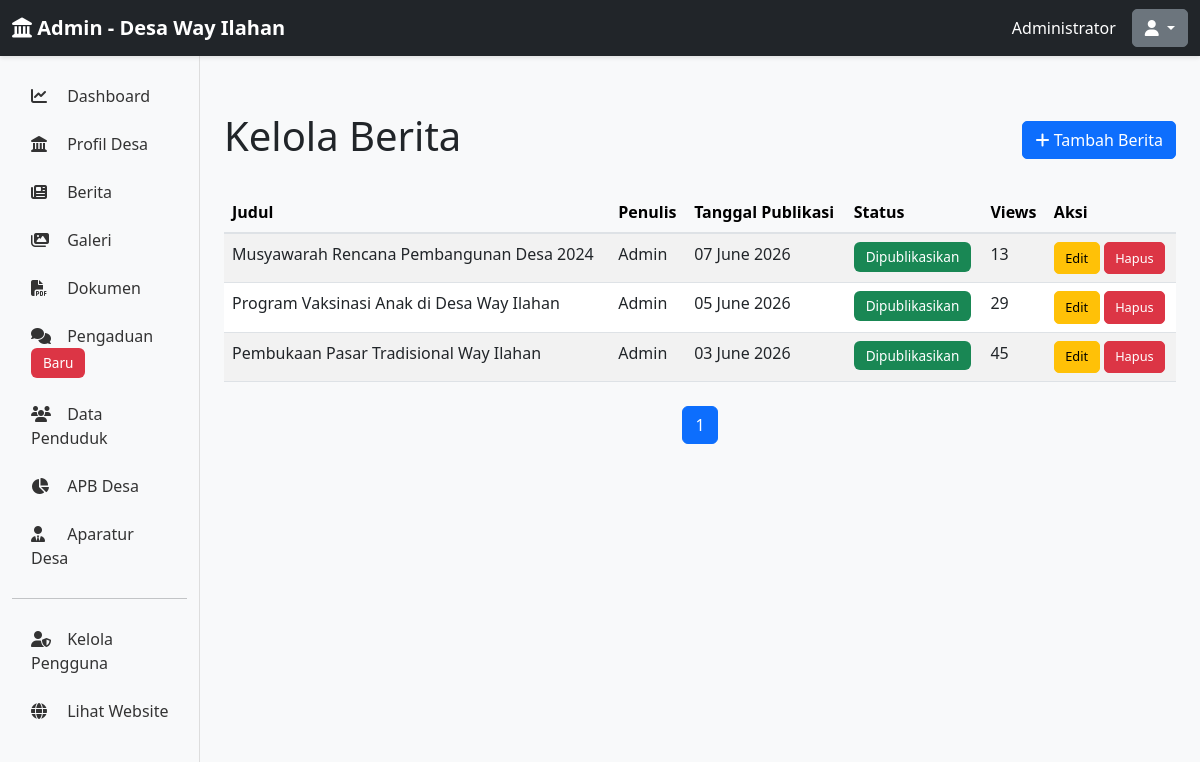
Screenshot of /admin/berita (signed in) with the database file from the repository.
### app/models.py (models this page shows, shortened)
class Admin(UserMixin, db.Model):
    id = db.Column(db.Integer, primary_key=True)
    username = db.Column(db.String(80), unique=True, nullable=False, index=True)
    email = db.Column(db.String(120), unique=True, nullable=False, index=True)
    password_hash = db.Column(db.String(255), nullable=False)
    full_name = db.Column(db.String(120), nullable=False)
    is_active = db.Column(db.Boolean, default=True)
    created_at = db.Column(db.DateTime, default=datetime.utcnow)
    last_login = db.Column(db.DateTime)

class Berita(db.Model):
    id = db.Column(db.Integer, primary_key=True)
    judul = db.Column(db.String(255), nullable=False)
    konten = db.Column(db.Text, nullable=False)
    slug = db.Column(db.String(255), unique=True, nullable=False, index=True)
    thumbnail = db.Column(db.String(255))
    penulis = db.Column(db.String(120), nullable=False)
    tanggal_publikasi = db.Column(db.DateTime, default=datetime.utcnow)
    dibuat_pada = db.Column(db.DateTime, default=datetime.utcnow)
    diupdate_pada = db.Column(db.DateTime, default=datetime.utcnow, onupdate=datetime.utcnow)
    is_published = db.Column(db.Boolean, default=True)
    views = db.Column(db.Integer, default=0)

### app/routes.py (the view)
@admin_bp.route('/berita')
@login_required
def kelola_berita():
    page = request.args.get('page', 1, type=int)
    berita = Berita.query.order_by(Berita.tanggal_publikasi.desc()).paginate(page=page, per_page=10)
    return render_template('admin/berita/list.html', berita=berita)

### app/templates/admin/berita/list.html (shortened to what this page needs)
{% extends "admin/base.html" %}
{% block content %}
<div class="d-flex justify-content-between align-items-center my-4">
    <h1>Kelola Berita</h1>
    <a href="{{ url_for('admin.tambah_berita') }}" class="btn btn-primary">
        <i class="fas fa-plus"></i> Tambah Berita
    </a>
</div>
{% if berita.items %}
<div class="table-responsive">
    <table class="table table-striped table-hover">
        <thead class="table-light">
            <tr>
                <th>Judul</th>
                <th>Penulis</th>
                <th>Tanggal Publikasi</th>
                <th>Status</th>
                <th>Views</th>
                <th>Aksi</th>
            </tr>
        </thead>
        <tbody>
            {% for item in berita.items %}
            <tr>
                <td>{{ item.judul[:50] }}</td>
                <td>{{ item.penulis }}</td>
                <td>{{ item.tanggal_publikasi.strftime('%d %B %Y') }}</td>
                <td>
                    <span class="badge bg-{{ 'success' if item.is_published else 'secondary' }}">
                        {{ 'Dipublikasikan' if item.is_published else 'Draft' }}
                    </span>
                </td>
                <td>{{ item.views }}</td>
                <td>
                    <a href="{{ url_for('admin.edit_berita', id=item.id) }}" class="btn btn-sm btn-warning">Edit</a>
                    <form method="POST" action="{{ url_for('admin.hapus_berita', id=item.id) }}" style="display:inline;" onsubmit="return confirm('Yakin ingin menghapus?')">
                        <button type="submit" class="btn btn-sm btn-danger">Hapus</button>
                    </form>
                </td>
            </tr>
            {% endfor %}
        </tbody>
    </table>
</div>
<nav class="mt-4">
    <ul class="pagination justify-content-center">
        {% for page_num in berita.iter_pages() %}
            {% if page_num %}
                {% if page_num == berita.page %}
                <li class="page-item active">
                    <span class="page-link">{{ page_num }}</span>
                </li>
                {% else %}
                <li class="page-item">
                    <a class="page-link" href="{{ url_for('admin.kelola_berita', page=page_num) }}">{{ page_num }}</a>
                </li>
                {% endif %}
            {% endif %}
        {% endfor %}
    </ul>
</nav>
{% else %}
<div class="alert alert-info">Belum ada berita. <a href="{{ url_for('admin.tambah_berita') }}">Buat berita baru</a></div>
{% endif %}
{% endblock %}

### app/templates/admin/base.html (shortened to what this page needs)
<!DOCTYPE html>
<html lang="id">
<head>
    <link href="https://cdn.jsdelivr.net/npm/bootstrap@5.3.0/dist/css/bootstrap.min.css" rel="stylesheet">
    <link rel="stylesheet" href="https://cdnjs.cloudflare.com/ajax/libs/font-awesome/6.4.0/css/all.min.css">
    <link rel="stylesheet" href="{{ url_for('static', filename='css/admin.css') }}">
</head>
<body>
    <nav class="navbar navbar-dark bg-dark sticky-top">
        <div class="container-fluid">
            <a class="navbar-brand" href="{{ url_for('admin.dashboard') }}">
                <i class="fas fa-landmark"></i> <strong>Admin - Desa Way Ilahan</strong>
            </a>
            <div class="d-flex align-items-center">
                <span class="text-white me-3">{{ current_user.full_name }}</span>
                <div class="dropdown">
                    <button class="btn btn-secondary dropdown-toggle" type="button" data-bs-toggle="dropdown">
                        <i class="fas fa-user"></i>
                    </button>
                </div>
            </div>
        </div>
    </nav>
    <div class="container-fluid">
        <div class="row">
            <nav class="col-md-2 d-md-block bg-light sidebar">
                <div class="position-sticky pt-3">
                    <ul class="nav flex-column">
                        <li class="nav-item">
                            <a class="nav-link" href="{{ url_for('admin.dashboard') }}">
                                <i class="fas fa-chart-line"></i> Dashboard
                            </a>
                        </li>
                        <li class="nav-item">
                            <a class="nav-link" href="{{ url_for('admin.edit_profil_desa') }}">
                                <i class="fas fa-landmark"></i> Profil Desa
                            </a>
                        </li>
                        <li class="nav-item">
                            <a class="nav-link" href="{{ url_for('admin.kelola_berita') }}">
                                <i class="fas fa-newspaper"></i> Berita
                            </a>
                        </li>
                        <li class="nav-item">
                            <a class="nav-link" href="{{ url_for('admin.kelola_galeri') }}">
                                <i class="fas fa-images"></i> Galeri
                            </a>
                        </li>
                        <li class="nav-item">
                            <a class="nav-link" href="{{ url_for('admin.kelola_dokumen') }}">
                                <i class="fas fa-file-pdf"></i> Dokumen
                            </a>
                        </li>
                        <li class="nav-item">
                            <a class="nav-link" href="{{ url_for('admin.kelola_pengaduan') }}">
                                <i class="fas fa-comments"></i> Pengaduan <span class="badge bg-danger">Baru</span>
                            </a>
                        </li>
                        <li class="nav-item">
                            <a class="nav-link" href="{{ url_for('admin.kelola_penduduk') }}">
                                <i class="fas fa-users"></i> Data Penduduk
                            </a>
                        </li>
                        <li class="nav-item">
                            <a class="nav-link" href="{{ url_for('admin.kelola_apb') }}">
                                <i class="fas fa-chart-pie"></i> APB Desa
                            </a>
                        </li>
                        <li class="nav-item">
                            <a class="nav-link" href="{{ url_for('admin.kelola_aparatur') }}">
                                <i class="fas fa-user-tie"></i> Aparatur Desa
                            </a>
                        </li>
                        <hr>
                        <li class="nav-item">
                            <a class="nav-link" href="{{ url_for('admin.kelola_pengguna') }}">
                                <i class="fas fa-user-shield"></i> Kelola Pengguna
                            </a>
                        </li>
                        <li class="nav-item">
                            <a class="nav-link" href="{{ url_for('public.index') }}">
                                <i class="fas fa-globe"></i> Lihat Website
                            </a>
                        </li>
                    </ul>
                </div>
            </nav>
            <main class="col-md-10 ms-sm-auto px-md-4">
                {% block content %}{% endblock %}
            </main>
        </div>
    </div>
</body>
</html>

### app/static/css/admin.css (style rules this page uses)
:root { --primary-color: #0d6efd; --sidebar-bg: #f8f9fa; --sidebar-border: #ddd; }
body { font-family: 'Segoe UI', Tahoma, Geneva, Verdana, sans-serif; background-color: #f8f9fa; }
.sidebar { height: calc(100vh - 56px); border-right: 1px solid var(--sidebar-border); overflow-y: auto; position: sticky; top: 56px; }
.sidebar .nav-link { color: #333; border-left: 3px solid transparent; transition: all 0.3s ease; padding: 0.75rem 1rem; }
.sidebar .nav-link i { width: 1.5rem; margin-right: 0.5rem; }
main { padding-top: 2rem; padding-bottom: 2rem; }
.navbar-dark { box-shadow: 0 2px 4px rgba(0, 0, 0, 0.1); }
.table { margin-bottom: 0; }
.table thead th { background-color: #f8f9fa; border-bottom: 2px solid #dee2e6; font-weight: 600; vertical-align: middle; }
.table tbody tr { transition: background-color 0.2s ease; }
.badge { padding: 0.5rem 0.75rem; font-size: 0.85rem; font-weight: 500; }
.btn { border-radius: 5px; font-weight: 500; transition: all 0.3s ease; }
.btn-primary { background-color: var(--primary-color); border-color: var(--primary-color); }
.btn-sm { padding: 0.35rem 0.65rem; font-size: 0.8rem; }
.pagination { gap: 0.25rem; }
.pagination .page-link { border-radius: 5px; margin: 0 0.1rem; }

### rows the page displays
Admin: full_name "Administrator"
Berita: judul "Musyawarah Rencana Pembangunan Desa 2024", penulis "Admin", tanggal_publikasi "07 June 2026", is_published "Dipublikasikan", views "13"
Berita: judul "Program Vaksinasi Anak di Desa Way Ilahan", penulis "Admin", tanggal_publikasi "05 June 2026", is_published "Dipublikasikan", views "29"
Berita: judul "Pembukaan Pasar Tradisional Way Ilahan", penulis "Admin", tanggal_publikasi "03 June 2026", is_published "Dipublikasikan", views "45"

### other values shown
{{ page_num }} "1"
